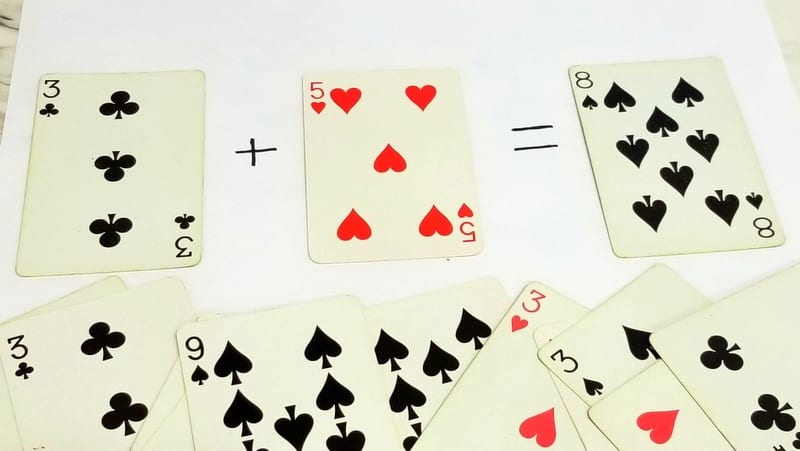
#> input picture opencv/cards.jpg, 800 x 451 px
$ python crop_image.py --image cards.jpg
#> lines starting #> are read from the running program, lines starting #| are printed output that depends on the picture
#> further down, img is the input picture: shape (451, 800, 3); mean B, G, R 204.9, 220.6, 222.1
"""
The objective of this python file is to crop the desired box from the give image.
Note: Currently limitation is that it can accept only 4 lines bounded box

How to run:
Run the below command from the terminal where python this python file is stored.

python crop_image.py --image <imale_file_path>

Example:
python crop_image.py --image cards.jpg

"""


import cv2 as cv
import numpy as np
import argparse


# construct the argument parse and parse the arguments
ap = argparse.ArgumentParser()
ap.add_argument("-i", "--image", required=True, help="path to the input image")
args = vars(ap.parse_args())


def mouse_click(event,x,y,flags,param):
    """
    This is method to capture the mouse click event on the image
    and store the point coordinates into pt1 variable
    """
    if event == cv.EVENT_LBUTTONDOWN:
        pt1.append([x,y])
        if len(pt1)>1:
            cv.line(img, tuple(pt1[-2]), tuple(pt1[-1]), (0,255,0), 2)
            cv.imshow('Cards', img)


def crop_img(pt1):
    """
    This is method to crop the selected area (points given in the param pt1)
    from the image and display it into new window
    """
    # remove the last point from pt1 list as we just need 4 points
    pt1 = np.float32(pt1[:-1])
    # transformed coordinates for the new image
    pt2 = np.float32([[0,0], [width,0], [width,height], [0,height]])
    # generate matrix for transformation
    matrix = cv.getPerspectiveTransform(pt1, pt2)
    # get cropped image from the original image using the matrix
    imgOut = cv.warpPerspective(img, matrix, (width,height))
    # show cropped image in new window
    cv.imshow('Crop Card', imgOut)


def write_text(img):
    """
    This method is to write text on the given image
    """
    font = cv.FONT_HERSHEY_SIMPLEX
    scale = 0.5
    color = (0,0,0)
    font_size = 1
    img = cv.putText(img, "1. Click on selected area", (20,15), font, scale, color, font_size, cv.LINE_AA)
    img = cv.putText(img, "2. Press 'c' to crop the selected image", (20, 35), font, scale, color, font_size, cv.LINE_AA)
    img = cv.putText(img, "3. Press 'r' to reset image", (20,55), font, scale, color, font_size, cv.LINE_AA)
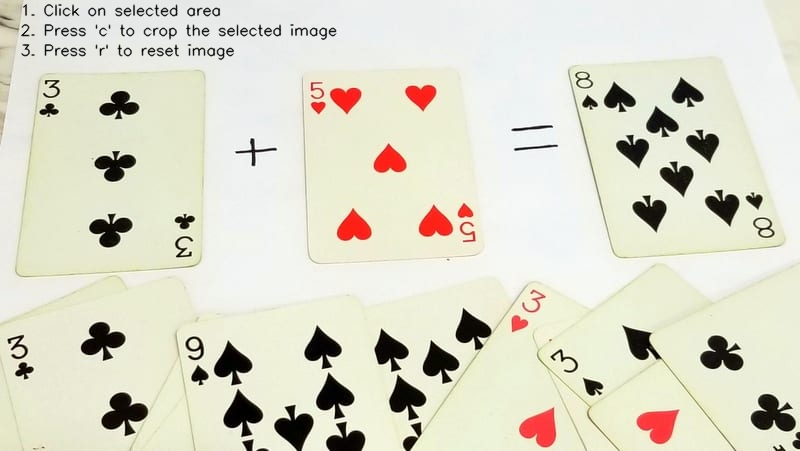
#> img: shape (451, 800, 3); mean B, G, R 203.8, 219.4, 221
    return img


pt1 = []    # pt1 list to hol
width,height = 250,350  # width & heigh of the cropped image
img = cv.imread(args["image"])    # read cards image
clone = img.copy()  # get clone of image for future
img = write_text(img)
cv.imshow('Cards', img)
cv.setMouseCallback('Cards', mouse_click);


# keep looping until the 'q' key is pressed
while True:
    # display the image and wait for an action
    key = cv.waitKey(1) & 0xFF
#> (key q is pressed here)
    # if the 'r' key is pressed, reset the cropping region
    if key == ord("r"):
        pt1 = []
        img = clone.copy()
        img = write_text(img)
        cv.imshow('Cards', img)
    # if the 'c' key is pressed, crop the selected image
    elif key == ord("c"):
        crop_img(pt1)
        pt1 = []
    elif key == ord("q"):
        break;


cv.destroyAllWindows()
